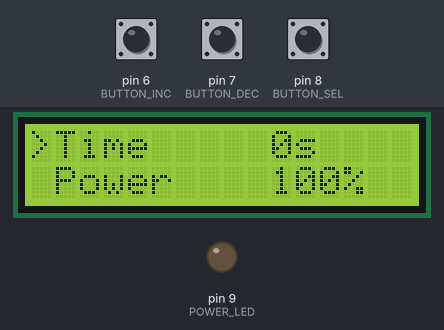
Simulated run of this sketch. Board: Arduino Uno, built with avr-gcc and run on an emulated ATmega328P. On the bench: 16×2 character LCD, output pins drawn as LEDs (lit = HIGH). The test bench sets the inputs (shaded band); at power-on: pin 8 (BUTTON_SEL) HIGH, pin 6 (BUTTON_INC) HIGH, pin 7 (BUTTON_DEC) HIGH.

Above: at 3.0 s.
3.1 s: pin 8 (BUTTON_SEL) pulled LOW for 3.2 s
At 6.4 s:
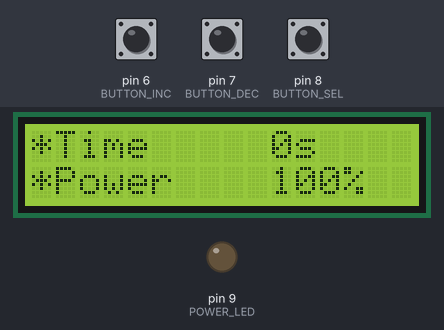
8.1 s: pin 8 (BUTTON_SEL) pulled LOW for 0.15 s
At 9.4 s:
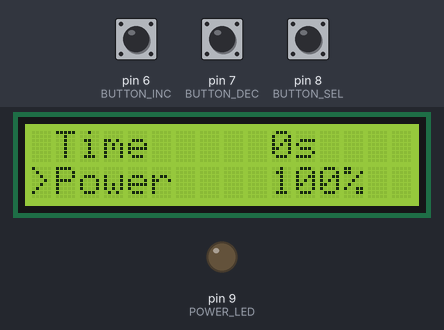
10.0 s: pin 8 (BUTTON_SEL) pulled LOW for 0.15 s
At 11.6 s:
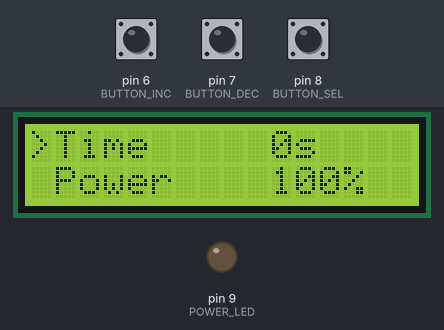
11.9 s: pin 6 (BUTTON_INC) pulled LOW for 1 s
At 14.1 s:
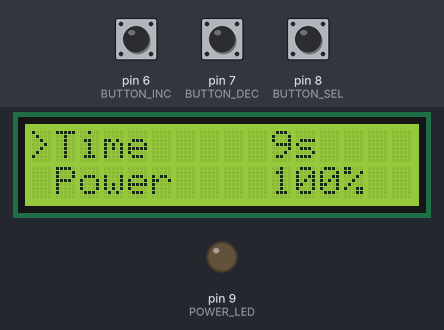
14.4 s: pin 8 (BUTTON_SEL) pulled LOW for 3.2 s
At 18.6 s:
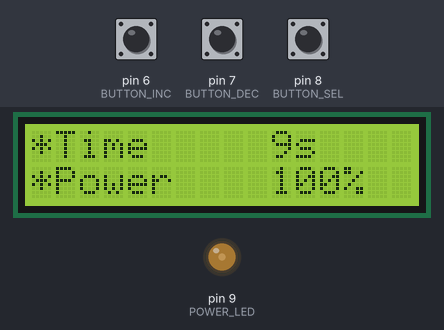
Timing chart, 0 to 28.4 s (numbered marks = the images above; inputs shaded):
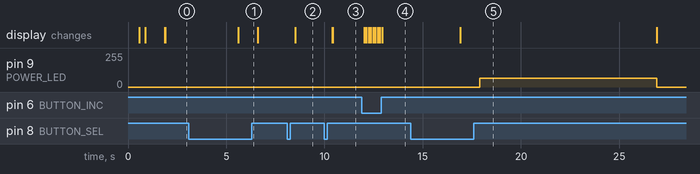

The sketch:

UVController.ino
```cpp
/*
UV CONTROLLER V.0.1

 The circuit:
 * LCD RS pin to digital pin 12
 * LCD Enable pin to digital pin 11
 * LCD D4 pin to digital pin 5
 * LCD D5 pin to digital pin 4
 * LCD D6 pin to digital pin 3
 * LCD D7 pin to digital pin 2
 * LCD R/W pin to ground
 * 10K resistor:
 * ends to +5V and ground
 * wiper to LCD VO pin (pin 3)

 */

// include the library code:2
#include <LiquidCrystal.h>

// initialize the library with the numbers of the interface pins
LiquidCrystal lcd(12, 11, 5, 4, 3, 2);

#define BUTTON_INC  6
#define BUTTON_DEC  7
#define BUTTON_SEL  8

#define POWER_LED 9

int STATE;
int POSITION = 1;  // 1 = TIME, 2 = POWER
int TIME = 0;
int POWER = 100;


void setup() {

  pinMode(BUTTON_INC, INPUT);           // set pin to input
  digitalWrite(BUTTON_INC, HIGH);       // turn on pullup resistors
  pinMode(BUTTON_DEC, INPUT);           // set pin to input
  digitalWrite(BUTTON_DEC, HIGH);       // turn on pullup resistors
  pinMode(BUTTON_SEL, INPUT);           // set pin to input
  digitalWrite(BUTTON_SEL, HIGH);       // turn on pullup resistors

  // set up the LCD's number of columns and rows:
  lcd.begin(16, 2);
  // Print a message to the LCD.
  lcd.print("UV CTRL 0.1");
  delay(500);
  for (int i = 0; i < 15; i++) {
    lcd.setCursor(i,1);
    lcd.print ("*");
    delay(20);
  }
  delay(1000);
  lcd.clear();
}

void loop() {
  lcd.setCursor(0,0);
  if (POSITION == 1) {lcd.print(">");} else {lcd.print(" ");}
  lcd.print("Time");
  delay(10);
  lcd.setCursor(0,1);
  if (POSITION == 2) {lcd.print(">");} else {lcd.print(" ");}
  lcd.print("Power");

  lcd.setCursor(10,0);
  lcd.print(TIME);
  lcd.print("s  ");
  lcd.setCursor(10,1);
  lcd.print(POWER);
  lcd.print("%  ");

  if (!digitalRead(BUTTON_INC))
  {
    delay(50);
    if (!digitalRead(BUTTON_INC))
    {
      STATE = 1;  // increment button
    }
  }

  if (!digitalRead(BUTTON_DEC))
  {
    delay(50);
    if (!digitalRead(BUTTON_DEC))
    {
      STATE = 2;  // decrement button
    }
  }

  if (!digitalRead(BUTTON_SEL))
  {
    delay(100);
    if (!digitalRead(BUTTON_SEL))
    {
      STATE = 3;  // selection button
      delay(100);
    }
  }

  switch (STATE) {
    case 1:
      increment();
      break;
     case 2:
      decrement();
      break;
     case 3:
      selection();
      break;

     default:
     delay(1);
  }

  STATE = 0;


}

void increment()
{
    if (POSITION == 1)    // time
    {
      TIME++;
      delay(50);
    }
    if (POSITION == 2)   // power
    {
       POWER++;
       if (POWER >= 100) {POWER = 100;}
       delay(50);
    }
}

void decrement()
{
    if (POSITION == 1)    // time
    {
      if (TIME <= 0) { TIME = 0; delay(50); return; }
      TIME--;
      delay(50);
    }
    if (POSITION == 2)   // power
    {
       POWER--;
       if (POWER <= 0) {POWER = 0;}
       delay(50);
    }
}

void selection()
{
  delay(100);

  if (digitalRead(BUTTON_SEL)) // ok released, switch selection
  {
    if (POSITION == 1) {POSITION = 2;} else { POSITION = 1; }
    delay (100);
    return;
  }
  delay (100);

  for (int i = 0; i <= 20; i++)
  {
    if (!digitalRead(BUTTON_SEL))
    {
      delay(100);
      if (digitalRead(BUTTON_SEL)) { return; }
    }
   }

  start();

}

void start()
{
  lcd.setCursor(0,0);
  lcd.print("*");
  lcd.setCursor(0,1);
  lcd.print("*");
  delay(1000);
  analogWrite(POWER_LED, (POWER*2.55)*0.26);
  delay(TIME*1000);
  analogWrite(POWER_LED, 0);
}
```

Measured:
- after the input at 3.1 s, the display: changes after 2.5 s (image 1)
- after the input at 8.1 s, the display: first changes after 0.41 s (image 2 shows a later state)
- after the input at 10.0 s, the display: first changes after 0.40 s (image 3 shows a later state)
- after the input at 11.9 s, the display: first changes after 0.12 s (image 4 shows a later state)
- after the input at 14.4 s, pin 9 (POWER_LED): 0/255 → 66/255 after 3.5 s, → 0/255 9.0 s later; the display: changes after 2.5 s (image 5)
